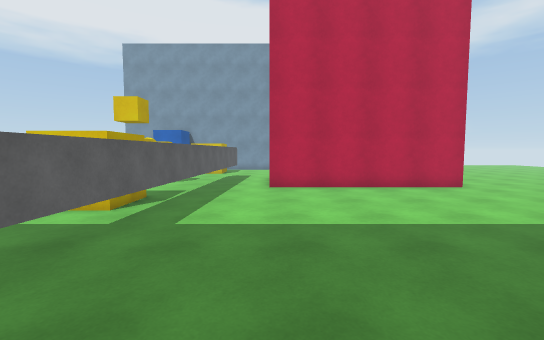
[1] (above)

19 first-person views from a walk through a Unity game level. The camera is 1.5 m above the floor, tilts 4° down and sees 90° across. The floor is counted in squares, 1 m on a side. Each view is taken from the middle of a square. On the plan, view 1 faces up. The plan holds only what a view shows up to about 14 squares ahead; the rest is blank. The place goes on beyond the plan.

[2]
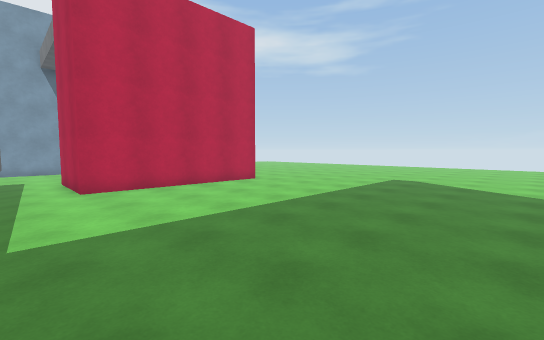

[3]
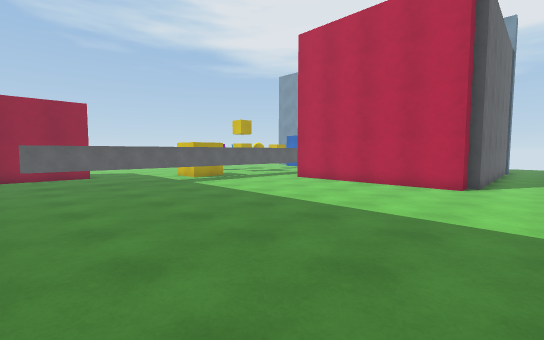

[4]
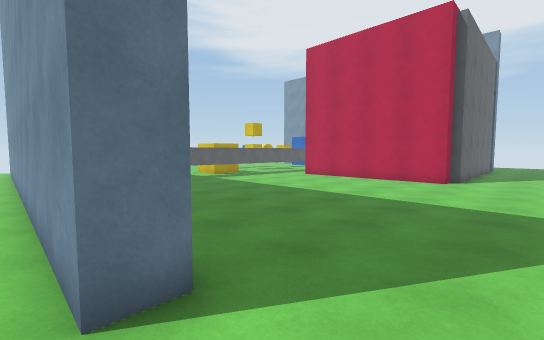

[5]
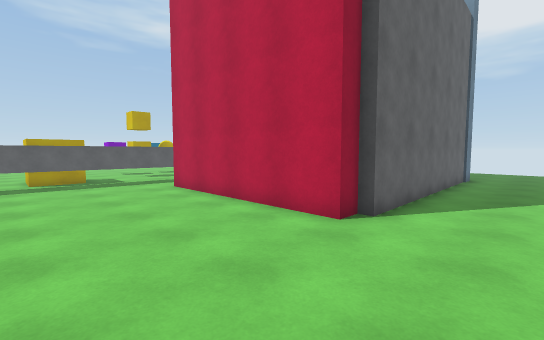

[6]
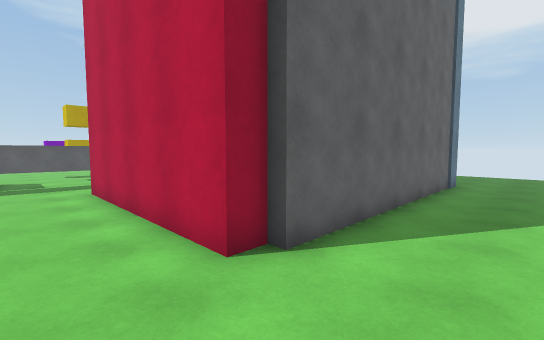

[7]
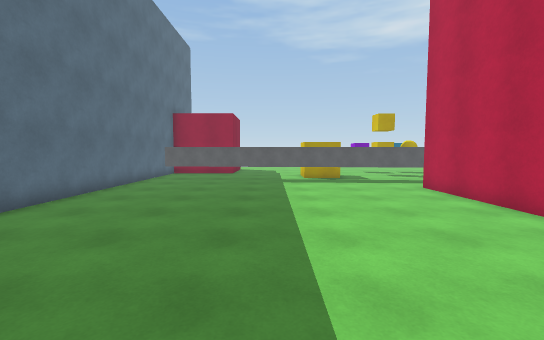

[8]
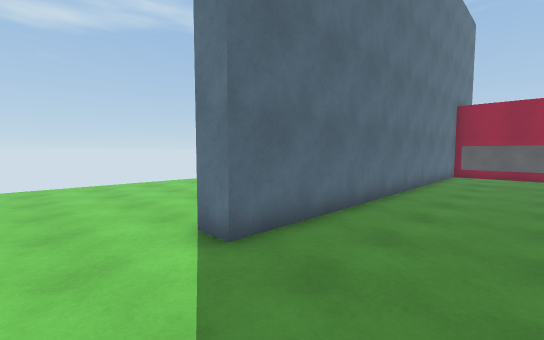

[9]
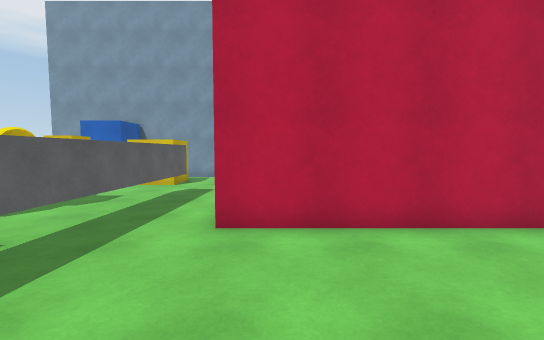

[10]
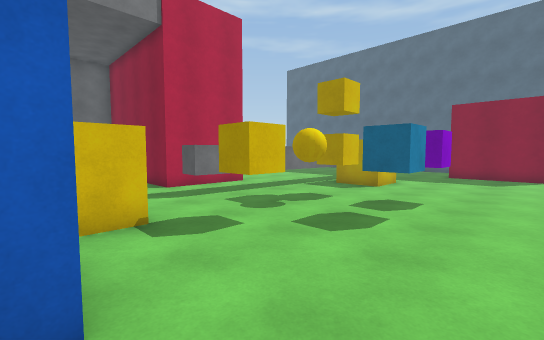

[11]
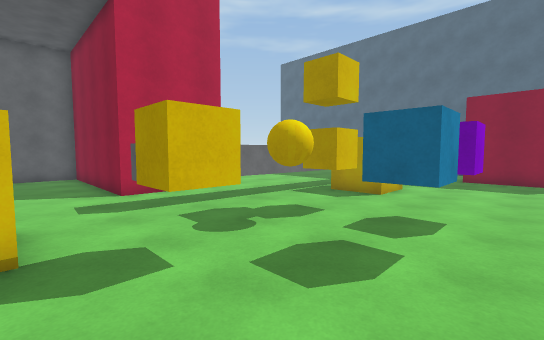

[12]
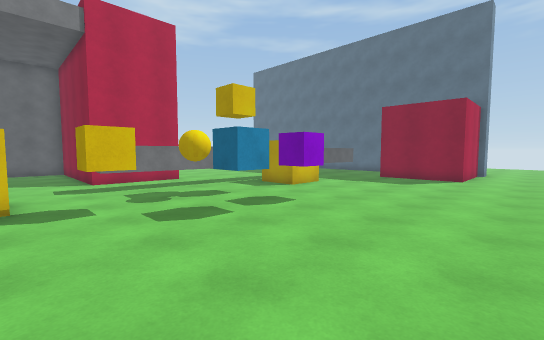

[13]
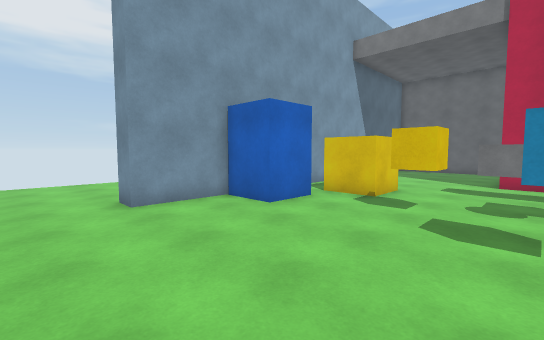

[14]
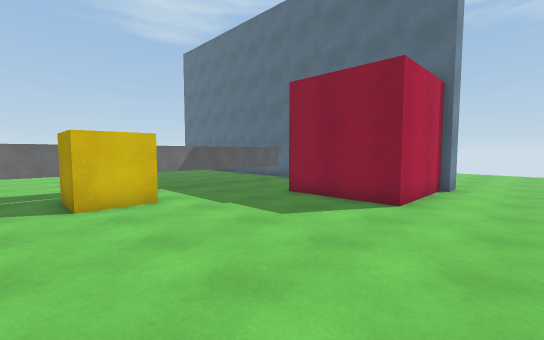

[15]
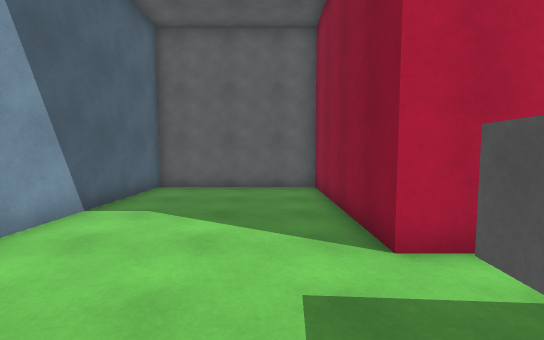

[16]
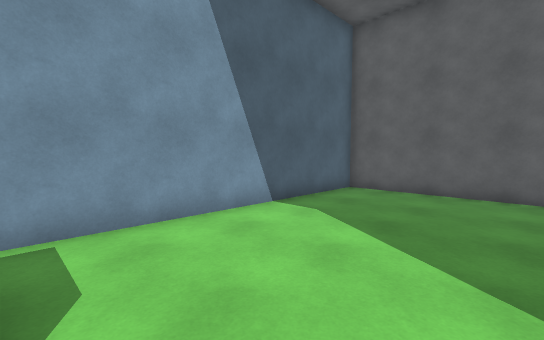

[17]
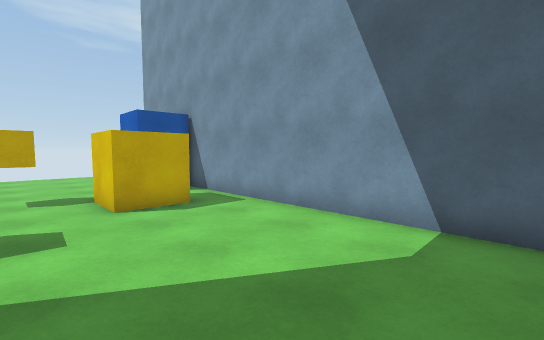

[18]
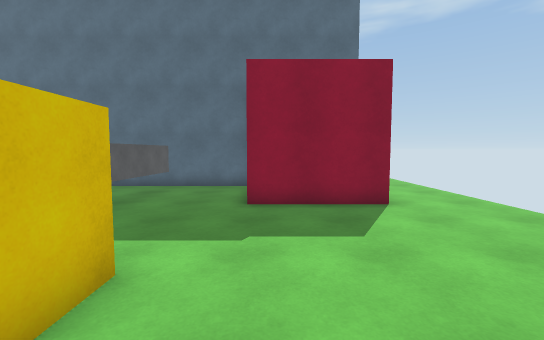

[19]
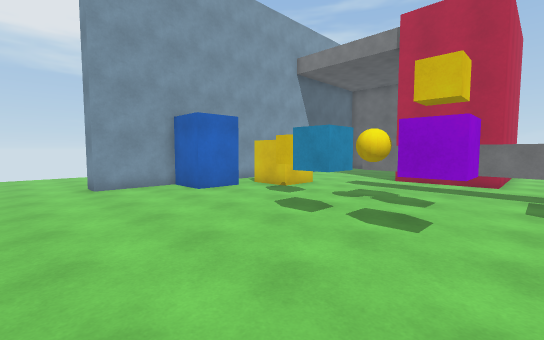

### Floor plan
Key: @ floor where view 1 was taken; # wall or solid block; . floor; T thing the floor can be seen under or through; O other object.
Columns run from 14 left of view 1 to 11 right of it. Each row starts with its distance up from view 1.
 23 ...#                  #...
 22 ...####################...
 21 ......OO.............##...
 20 ......OO.O O.........##...
 19 .........O O.........##...
 18 .........OOO.........##...
 17 .......OO............##...
 16 .......OO............##...
 15 ...........TT.#########...
 14 .....OOOO..TT.#       #...
 13 .....OO.O..TT.#       #...
 12 .....OO.O..TT.#       #...
 11 .....OO....TT.#########...
 10 ...........TT.............
  9 ........OOOT..............
  8 ........O OT..............
  7 ........OOOT..............
  6 ...........T..............
  5 ..........TT..............
  4 ..........TT..............
  3 ..........TT..............
  2 ...#####..TT..............
  1 ...#   #..TT..............
  0 ...#   #..TT..@...........
 -1 ...#   #..................
 -2 ...#   ################...
 -3 ...    ...................
 -4 ...                   ....
 -5 ....                 .....
 -6 ....                 .....
 -7 ....                ......
 -8 ...                .......
 -9 ..                 .......
-10                   ........
-11                   ........

Positions as (right, up) in squares from view 1, and headings:
1: (0, 0), facing up
2: (-2, 0), facing up-right
3: (10, -1), facing up-left
4: (11, -3), facing up-left
5: (11, 6), facing up-left
6: (11, 9), facing up-left
7: (11, 5), facing left
8: (11, 2), facing down-left
9: (1, 6), facing up
10: (-11, 20), facing down-right
11: (-10, 18), facing down-right
12: (-14, 18), facing down-right
13: (-14, 14), facing up-right
14: (-14, 10), facing down-right
15: (-4, 17), facing right
16: (-3, 16), facing up-right
17: (4, 16), facing up-left
18: (-8, 10), facing down
19: (-14, 10), facing up-right
